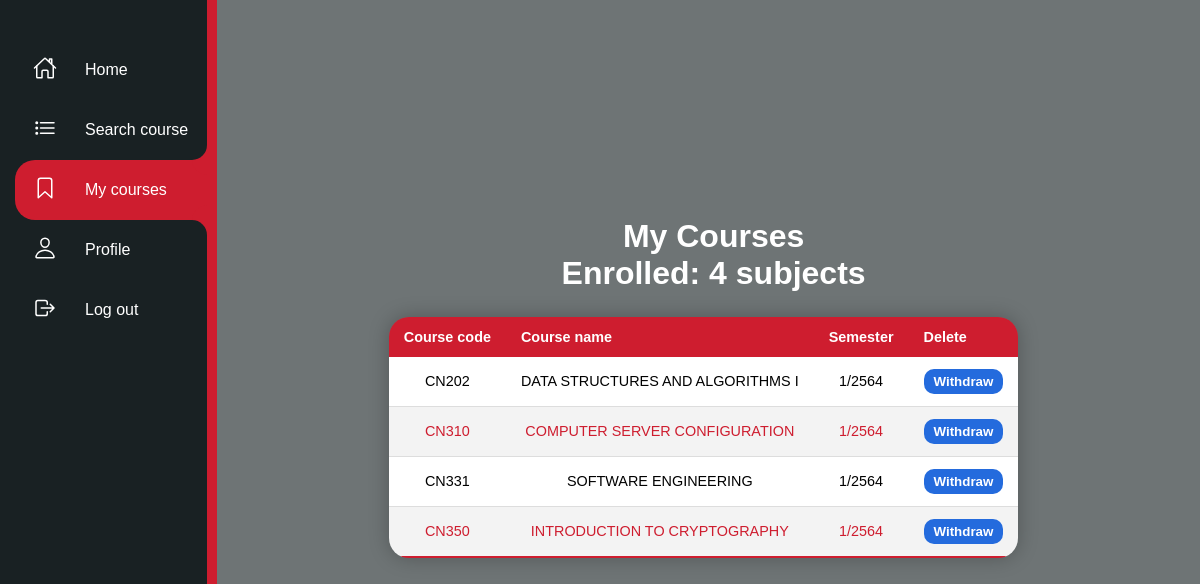
The page /registration/ (signed in) on the database its author committed.
### courses/models.py (models this page shows, shortened)
class Course(models.Model):
    c_code = models.CharField(max_length=5)
    c_name = models.CharField(max_length=150, null = True)
    semester = models.IntegerField()
    a_year = models.IntegerField()
    count_stu = models.IntegerField(default=0)
    max_stu = models.IntegerField()
    status = models.BooleanField(default=True)

class Enroll(models.Model):
    student = models.ForeignKey(Student, null=True, on_delete=models.CASCADE)
    course = models.ForeignKey(Course, null=True, on_delete=models.CASCADE)
    date_created = models.DateTimeField(auto_now_add=True, null=True)

### courses/decorators.py (the view)
	def wrapper_function(request, *args, **kwargs):
		group = None
		if request.user.groups.exists():
			group = request.user.groups.all()[0].name
		if group == 'admin':
			return redirect('courses:indexadmin')
		if group == 'student':
			return view_func(request, *args, **kwargs)

### courses/views.py (called while the page is built)
@login_required(login_url='courses:login')
@student_only
def registration(request):
    my_course = request.user.student.enroll_set.all()
    all_course = Course.objects.all()
    mycourse_count = my_course.count()
    context = {"courses": my_course, "mycourse_count": mycourse_count, "all_c": all_course}
    return render(request, "courses/registration.html", context)

### courses/templates/courses/registration.html (shortened to what this page needs)
{% extends "courses/layout.html" %}
{% load static %}
{% block body %}
<div class="navigation">
        <ul>
            <li class="list">
                <a href="{% url 'courses:index' %}">
                    <span class="icon"><ion-icon name="home-outline"></ion-icon></span>
                    <span class="title">Home</span>
                </a>
            </li>
            <li class="list">
                <a href="{% url 'courses:courses' %}">
                    <span class="icon"><ion-icon name="list-outline"></ion-icon></span>
                    <span class="title">Search course</span>
                </a>
            </li>
            <li class="list active">
                <a href="{% url 'courses:registration' %}">
                    <span class="icon"><ion-icon name="bookmark-outline"></ion-icon></span>
                    <span class="title">My courses</span>
                </a>
            </li>
            <li class="list">
                <a href="{% url 'courses:profile' %}">
                    <span class="icon"><ion-icon name="person-outline"></ion-icon></span>
                    <span class="title">Profile</span>
                </a>
            </li>
            <li class="list">
                <a href="{% url 'courses:logout' %}">
                    <span class="icon"><ion-icon name="log-out-outline"></ion-icon></span>
                    <span class="title">Log out</span>
                </a>
            </li>
        </ul>
    </div>
    <div class="containertable">
        <h1>My Courses</h1>
        <h1>Enrolled: {{mycourse_count}} subjects</h1>
        <div class="table">
        <table class="content-table">
            <thead>
                <tr>
                    <th>Course code</th>
                    <th>Course name</th>
                    <th>Semester</th>
                    <th>Delete</th>
                </tr>
            </thead>
            <tbody>
                {% for course in all_c %}
                {% for en_c in courses %}
                    {% if en_c.course == course %}
                    <tr>
                    <td>{{course.c_code}}</td>
                    <td>{{course.c_name}}</td>
                    <td>{{course.semester}}/{{course.a_year}}</td>
                    <td>
                        <div class="pen">
                        <div class="controls">
                          <button class="modal-trigger">Withdraw</button>
                        </div>
                        </div>
                        </td>
                </tr>
                {% endif %}
               {% endfor %}
               {% endfor %}
            </tbody>
        </table>
    </div>
    </div>
{% endblock %}

### courses/templates/courses/layout.html (shortened to what this page needs)
{% load static %}
<!DOCTYPE html>
<html lang="en">
    <head>
    </head>
    <body>
        {% block body %}
        {% endblock %}
    </body>
</html>

### static/css/style.css (style rules this page uses)
* { margin: 0; padding: 0; box-sizing: border-box; font-family: Arial, Helvetica, sans-serif; }
body { display: flex; justify-content: left; align-items: top; min-height: 100vh; background-color: #6e7475; }
.navigation { position: relative; width: 75px; background: #192123; box-shadow: 10px 0 0 #ce1d2f; border-left: 10px solid #192123; overflow-x: hidden; transition: width 0.5s; }
.navigation ul { position: absolute; top: 0; left: 0; width: 100%; padding-left: 5px; padding-top: 40px; }
.navigation ul li { position: relative; list-style: none; width: 100%; border-top-left-radius: 20px; border-bottom-left-radius: 20px; }
.navigation ul li.active { background: #ce1d2f; }
.navigation ul li.active a::before { content: ''; position: absolute; top: -30px; right: 0; width: 30px; height: 30px; background: transparent; border-radius: 50%; box-shadow: 15px 15px 0 #ce1d2f; }
.navigation ul li.active a::after { content: ''; position: absolute; bottom: -30px; right: 0; width: 30px; height: 30px; background: transparent; border-radius: 50%; box-shadow: 15px -15px 0 #ce1d2f; }
.navigation ul li a { position: relative; display: block; width: 100%; display: flex; text-decoration: none; color: #fff; }
.navigation ul li a .icon { position: relative; display: block; min-width: 60px; height: 60px; line-height: 70px; text-align: center; }
.navigation ul li a .icon ion-icon { position: relative; font-size: 1.5em; z-index: 1; }
.navigation ul li a .title { position: relative; display: block; padding-left: 10px; height: 60px; line-height: 60px; white-space: nowrap; }
h1 { color: white; padding-left: 20px; }
.containertable { position: relative; width: 100%; padding: 20px; display: flex; justify-content: center; align-items: center; text-align: center; flex-direction: column; }
.containertable .content-table { border-collapse: collapse; margin: 25px 0; font-size: 0.9rem; min-width: 400px; border-radius: 20px; overflow: hidden; box-shadow: 0 0 20px rgba(0, 0, 0, 0.25); }
.containertable .content-table thead tr { background-color: #ce1d2f; color: #ffffff; text-align: left; font-weight: bold; }
.containertable .content-table th, .containertable .content-table td { padding: 12px 15px; }
.containertable .content-table tbody tr { border-bottom: 1px solid #dddddd; background-color: white; }
.containertable .content-table tbody tr:nth-of-type(even) { background-color: #f3f3f3; color: #ce1d2f; }
.containertable .content-table tbody tr:last-of-type { border-bottom: 2px solid #ce1d2f; }
button { outline: none; -webkit-appearance: none; background: white; border: none; }
.pen { flex: 1 1 100%; }
.controls { display: flex; flex-direction: column; margin: 0 auto; justify-content: space-around; }
.controls button { position: relative; display: inline-block; padding: 5px 10px; background: #246bdd; color: white; border-radius: 10px; text-decoration: none; transition: 0.5s; font-weight: bold; }

### rows shown on the page
Course: c_code "CN202", c_name "DATA STRUCTURES AND ALGORITHMS I", semester "1", a_year "2564"
Course: c_code "CN310", c_name "COMPUTER SERVER CONFIGURATION", semester "1", a_year "2564"
Course: c_code "CN331", c_name "SOFTWARE ENGINEERING", semester "1", a_year "2564"
Course: c_code "CN350", c_name "INTRODUCTION TO CRYPTOGRAPHY", semester "1", a_year "2564"

### other values the page prints
{{ mycourse_count }} "4"
